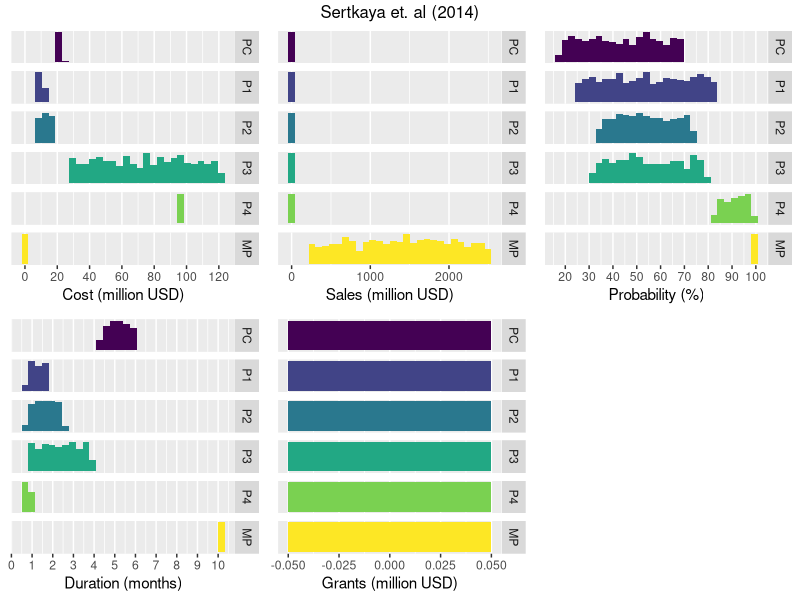
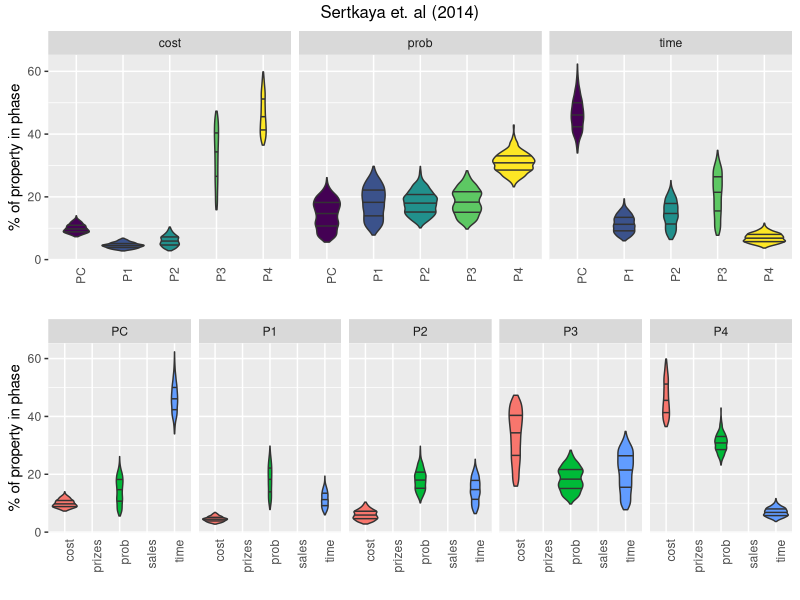
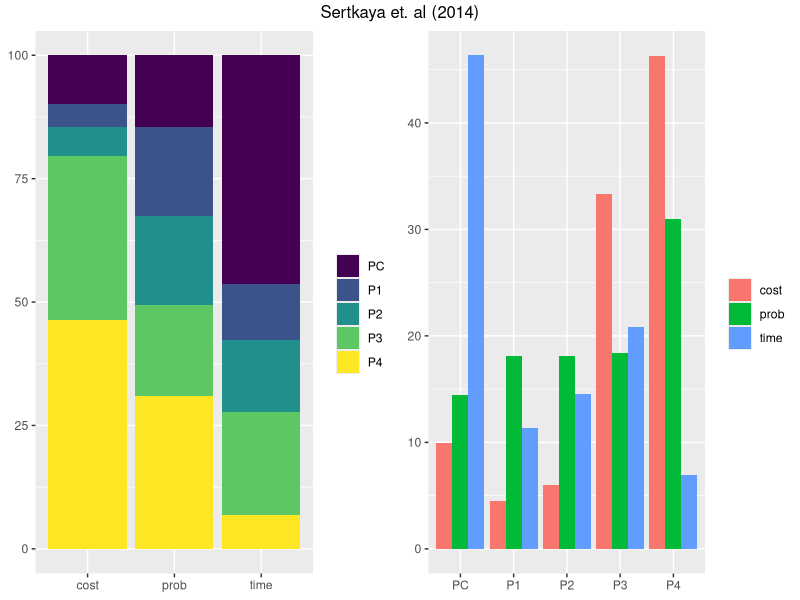
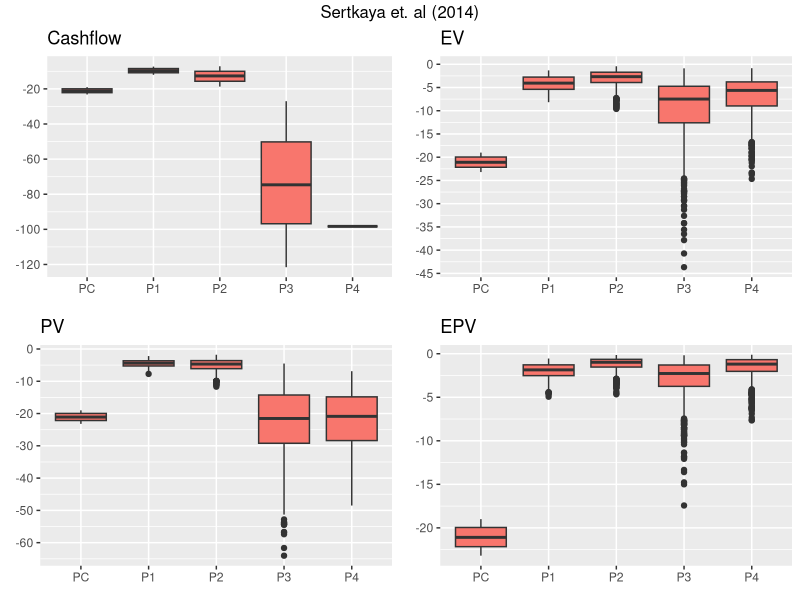
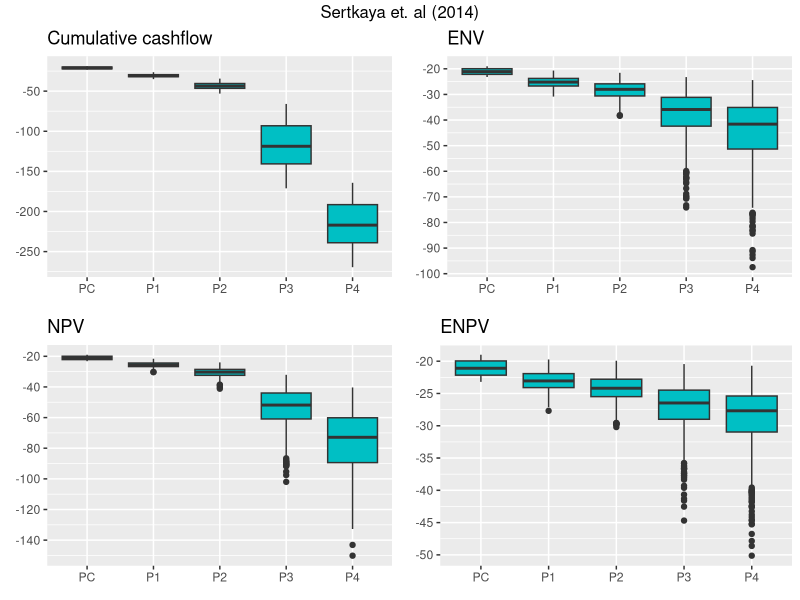
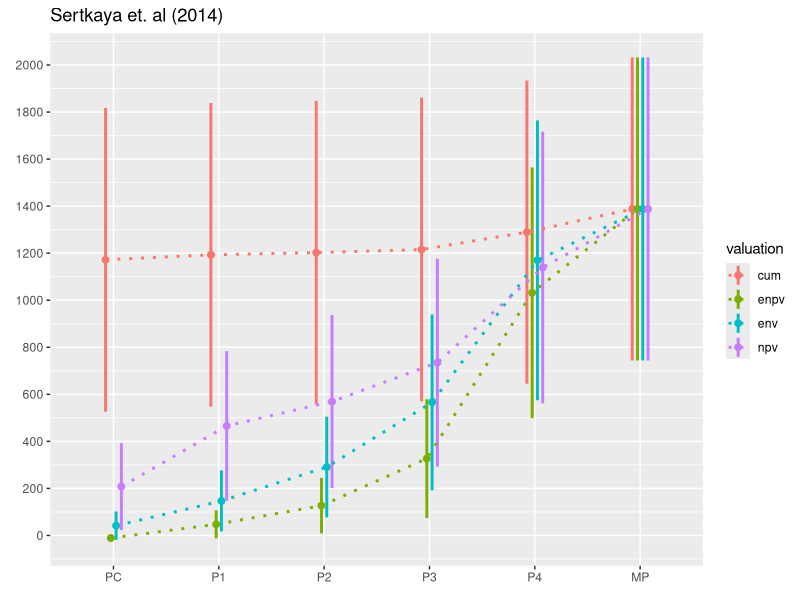
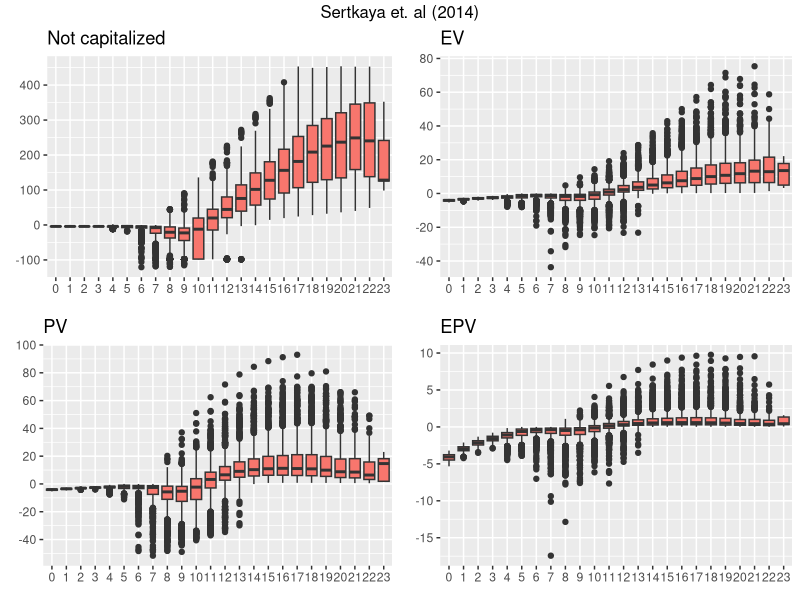
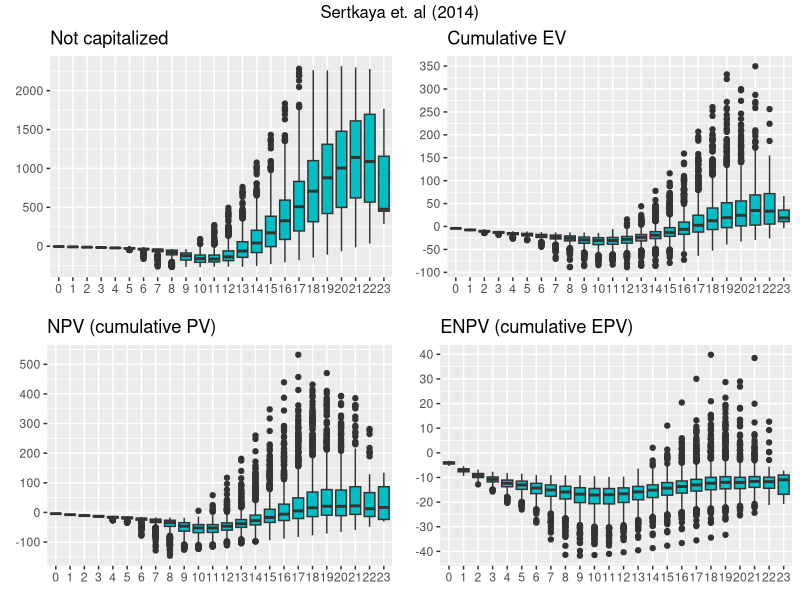

Write R code to recreate these figures, in order.
## ---- chunk 1
knitr::opts_chunk$set(cache=TRUE, collapse=TRUE)
## ---- chunk 2
library(tidyr)
library(dplyr)
library(ggplot2)
library(gridExtra)
## ---- chunk 3
N = 1000
## ---- chunk 4
# Same across all phases
discount_rate <- runif(N, 0.09, 0.24)

# Samples phases
pc <- data.frame(subject=1:N, phase=factor('PC'))
pc$time             <- runif(N, min=4.3, max=6)
pc$cost             <- runif(N, min=19, max=23.2)
pc$sales            <- rep(0, N)
pc$prizes           <- rep(0, N)
pc$prob             <- runif(N, min=0.175, max=0.69)
pc$discount_rate    <- discount_rate
p1 <- data.frame(subject=1:N, phase=factor('P1'))
p1$time             <- runif(N, min=0.75, max=1.8)
p1$prob             <- runif(N, min=0.25, max=0.837)
p1$cost             <- runif(N, min=7.3, max=12)
p1$sales            <- rep(0, N)
p1$prizes           <- rep(0, N)
p1$discount_rate    <- discount_rate
p2 <- data.frame(subject=1:N, phase=factor('P2'))
p2$time             <- runif(N, min=0.75, max=2.5)
p2$sales            <- rep(0, N)
p2$prizes           <- rep(0, N)
p2$cost             <- runif(N, min=7.12, max=18.72)
p2$prob             <- runif(N, min=0.34, max=0.74)
p2$discount_rate    <- discount_rate
p3 <- data.frame(subject=1:N, phase=factor('P3'))
p3$cost             <- runif(N, min=26.88, max=121.68)
p3$prob             <- runif(N, min=0.314, max=0.786)
p3$time             <- runif(N, min=0.83, max=3.9)
p3$sales            <- rep(0, N)
p3$prizes           <- rep(0, N)
p3$discount_rate    <- discount_rate
p4 <- data.frame(subject=1:N, phase=factor('P4'))
p4$time             <- runif(N, min=0.5, max=1.04)
p4$prob             <- runif(N, min=0.83, max=0.99)
p4$cost             <- rep(98.297168, N)
p4$sales            <- rep(0, N)
p4$prizes           <- rep(0, N)
p4$discount_rate    <- discount_rate
mp <- data.frame(subject=1:N, phase=factor('MP'))
mp$prob          <- 1
mp$cost          <- 0
mp$sales         <- runif(N, min=218, max=2500)
mp$prizes        <- 0
mp$time          <- 10
mp$discount_rate <- discount_rate

# Combine all phases into single dataset
sertkaya2014 <- rbind(pc, p1, p2, p3, p4, mp)

# Set source name
sertkaya2014$src <- 'Sertkaya et. al (2014)'
## ---- chunk 5
phases <- rbind(sertkaya2014)
## ---- chunk 6
# To avoid recomputing all the time we'll also store the names of the different sources.
sources <- unique(phases$src)
## ---- chunk 7
phase_names <- c('PC','P1','P2','P3','P4','MP')
phase_levels <- factor(phase_names, levels=phase_names, ordered=TRUE)
phases$phase <- factor(phases$phase, levels=phase_names, ordered=TRUE)
## ---- chunk 8
phases$intervention <- 'NONE'
## ---- chunk 9
for (curr in sources) {
  sub <- filter(phases, src == curr)
  p1 <- ggplot(sub, aes(cost, fill=phase)) +
    geom_histogram() +
    facet_grid(phase ~ ., scale='free_y') +
    theme(axis.title.y=element_blank(),
          axis.text.y=element_blank(),
          axis.ticks.y=element_blank(),
          panel.grid.minor.y=element_blank(),
          panel.grid.major.y=element_blank(),
          legend.position='none') +
    scale_x_continuous(breaks = scales::pretty_breaks(n = 8)) +
    xlab('Cost (million USD)')
  p2 <- ggplot(sub, aes(sales, fill=phase)) +
    geom_histogram() +
    facet_grid(phase ~ ., scale='free_y') +
    theme(axis.title.y=element_blank(),
          axis.text.y=element_blank(),
          axis.ticks.y=element_blank(),
          panel.grid.minor.y=element_blank(),
          panel.grid.major.y=element_blank(),
          legend.position='none') +
    xlab('Sales (million USD)')
  p5 <- ggplot(sub, aes(prizes, fill=phase)) +
    geom_histogram() +
    facet_grid(phase ~ ., scale='free_y') +
    theme(axis.title.y=element_blank(),
          axis.text.y=element_blank(),
          axis.ticks.y=element_blank(),
          panel.grid.minor.y=element_blank(),
          panel.grid.major.y=element_blank(),
          legend.position='none') +
    xlab('Grants (million USD)')
  p3 <- ggplot(sub, aes(prob*100, fill=phase)) +
    geom_histogram() +
    facet_grid(phase ~ ., scale='free_y') +
    theme(axis.title.y=element_blank(),
          axis.text.y=element_blank(),
          axis.ticks.y=element_blank(),
          panel.grid.minor.y=element_blank(),
          panel.grid.major.y=element_blank(),
          legend.position='none') +
    scale_x_continuous(breaks = scales::pretty_breaks(n = 10)) +
    xlab('Probability (%)')
  p4 <- ggplot(sub, aes(time, fill=phase)) +
    geom_histogram() +
    facet_grid(phase ~ ., scale='free_y') +
    theme(axis.title.y=element_blank(),
          axis.text.y=element_blank(),
          axis.ticks.y=element_blank(),
          panel.grid.minor.y=element_blank(),
          panel.grid.major.y=element_blank(),
          legend.position='none') +
    scale_x_continuous(breaks = scales::pretty_breaks(n = 8)) +
    xlab('Duration (months)')
  grid.arrange(p1, p2, p3, p4, p5, ncol=3, top=curr)
}
## ---- chunk 10
# Transform: phase properties to long from wide
phase_props <- sub %>%
  filter(phase != 'MP') %>%
  select(-intervention, -discount_rate) %>%
  gather(key='prop', value='value', -src, -subject, -phase) %>%
  group_by(src, subject, prop) %>%
  mutate(total = sum(value),
         ratio = value / total) # NOTE: will cause NaN if 0/0

for (curr in sources) {
  p1 <- phase_props %>%
    filter(src == curr) %>%
    filter(!is.na(ratio)) %>%
    ggplot(aes(x=phase,y=ratio*100, fill=phase)) +
    geom_violin(draw_quantiles=c(0.25, 0.5, 0.75)) +
    facet_grid(~ prop) +
    theme(axis.text.x = element_text(angle = 90, hjust = 1),
          axis.ticks.x=element_blank()) +
      ylab('% of property in phase') + xlab('') +
      guides(fill = FALSE)

  p2 <- phase_props %>%
    filter(src == curr) %>%
    ggplot(aes(x=prop,y=ratio*100, fill=prop)) +
    geom_violin(draw_quantiles=c(0.25, 0.5, 0.75)) +
    facet_grid(~ phase) +
    theme(axis.text.x = element_text(angle = 90, hjust = 1),
          axis.ticks.x=element_blank()) +
        ylab('% of property in phase') + xlab('') +
        guides(fill = FALSE)
}

grid.arrange(p1, p2, ncol=1, top=curr)
## ---- chunk 11
for (curr in sources) {
  phase_props_summary <- phase_props %>%
    filter(src == curr) %>%
    group_by(phase, prop) %>%
    summarise(ratio.mean = mean(ratio))

  p1 <- ggplot(filter(phase_props_summary, is.finite(ratio.mean)), aes(x=prop, y=ratio.mean * 100)) +
    geom_bar(stat='identity', aes(fill=phase), position='dodge') +
    ylab('Mean % of property in phase') +
    guides(fill = FALSE) +
    theme(axis.title.y=element_blank(), axis.title.x=element_blank())

  p2 <- ggplot(filter(phase_props_summary, is.finite(ratio.mean)), aes(x=prop, y=ratio.mean * 100)) +
    geom_bar(stat='identity', aes(fill=phase), position='stack') +
    labs(fill='') +
    theme(axis.title.y=element_blank(), axis.title.x=element_blank())

  p3 <- ggplot(filter(phase_props_summary, is.finite(ratio.mean)), aes(x=phase, y=ratio.mean * 100)) +
    geom_bar(stat='identity', aes(fill=prop), position='dodge') +
    labs(fill='') +
    ylab('Mean % of property in phase') +
    theme(axis.title.y=element_blank(), axis.title.x=element_blank())

  grid.arrange(p2, p3, ncol=2, top=curr)
}
## ---- chunk 12
phase_based_valuation <- function(phases) {
  result <- tibble()
  for (from in phase_levels) {
    rows <- phases %>%
      filter(phase >= from) %>%
      group_by(src, intervention, subject) %>%
      arrange(src, intervention, subject, phase) %>%
      mutate(from = factor(from, levels=phase_names, ordered=TRUE),
             time_to = cumsum(time) - time,
             cum_prob = cumprod(prob),
             prob_to = cum_prob / prob,
             # cashflows
             cashflow = sales + prizes - cost,
             ev = cashflow * prob_to,
             pv = cashflow / ((1 + discount_rate) ^ time_to),
             epv = pv * prob_to,
             # cumulatives
             cum_cashflow = cumsum(cashflow),
             env = cumsum(ev),
             npv = cumsum(pv),
             enpv = cumsum(epv),
      )
      result <- bind_rows(result, rows)
  }
  result
}
## ---- chunk 13
phases_from_phases <- phase_based_valuation(phases)
## ---- chunk 14
for (curr in sources) {
  for (ph in c('PC')) {
    sub <- filter(phases_from_phases,
                  from == ph & src == curr & phase != 'MP')
    p1 <- ggplot(sub, aes(phase, cashflow)) +
      scale_y_continuous(breaks = scales::pretty_breaks(n = 8)) +
      ggtitle('Cashflow') +
      xlab(element_blank()) + ylab(element_blank()) +
      geom_boxplot(fill='#f8766d')
    p2 <- ggplot(sub, aes(phase, ev)) +
      scale_y_continuous(breaks = scales::pretty_breaks(n = 8)) +
      ggtitle('EV') +
      xlab(element_blank()) + ylab(element_blank()) +
      geom_boxplot(fill='#f8766d')
    p3 <- ggplot(sub, aes(phase, pv)) +
      scale_y_continuous(breaks = scales::pretty_breaks(n = 8)) +
      ggtitle('PV') +
      xlab(element_blank()) + ylab(element_blank()) +
      geom_boxplot(fill='#f8766d')
    p4 <- ggplot(sub, aes(phase, epv)) +
      scale_y_continuous(breaks = scales::pretty_breaks(n = 8)) +
      ggtitle('EPV') +
      xlab(element_blank()) + ylab(element_blank()) +
      geom_boxplot(fill='#f8766d')
    grid.arrange(p1, p2, p3, p4, nrow=2, top=curr)
  }
}
## ---- chunk 15
for (curr in sources) {
  for (ph in c('PC')) {
    sub <- filter(phases_from_phases,
                  from == ph & src == curr & phase != 'MP')
    p1 <- ggplot(sub, aes(phase, cum_cashflow)) +
      scale_y_continuous(breaks = scales::pretty_breaks(n = 8)) +
      ggtitle('Cumulative cashflow') +
      xlab(element_blank()) + ylab(element_blank()) +
      geom_boxplot(fill='#00bfc4')
    p2 <- ggplot(sub, aes(phase, env)) +
      scale_y_continuous(breaks = scales::pretty_breaks(n = 8)) +
      ggtitle('ENV') +
      xlab(element_blank()) + ylab(element_blank()) +
      geom_boxplot(fill='#00bfc4')
    p3 <- ggplot(sub, aes(phase, npv)) +
      scale_y_continuous(breaks = scales::pretty_breaks(n = 8)) +
      ggtitle('NPV') +
      xlab(element_blank()) + ylab(element_blank()) +
      geom_boxplot(fill='#00bfc4')
    p4 <- ggplot(sub, aes(phase, enpv)) +
      scale_y_continuous(breaks = scales::pretty_breaks(n = 8)) +
      ggtitle('ENPV') +
      xlab(element_blank()) + ylab(element_blank()) +
      geom_boxplot(fill='#00bfc4')
    grid.arrange(p1, p2, p3, p4, nrow=2, top=curr)
  }
}
## ---- chunk 16
# TODO: Make sure this is a correct calculation!
final_value_phasewise <- phases_from_phases %>%
  group_by(src, subject, from) %>%
  filter(phase == max(phase)) %>%
  summarise(cum = tail(cum_cashflow, n=1),
            env = tail(env, n=1),
            npv = tail(npv, n=1),
            enpv = tail(enpv, n=1))

final_value_phasewise_long <- final_value_phasewise %>%
  gather('valuation', 'value', cum, env, npv, enpv)

final_value_phasewise_long_summary <- final_value_phasewise_long %>%
  group_by(src, from, valuation) %>%
  summarize(median = median(value),
            mean = mean(value),
            sd   = sd(value),
            min  = min(value),
            max  = max(value))
## ---- chunk 17
for (curr in sources) {
  pos <- position_dodge(0.2)
  print(final_value_phasewise_long_summary %>%
        filter(src == curr) %>%
        ggplot(aes(from, mean, color=valuation, group=valuation)) +
        geom_linerange(aes(ymin=mean-sd, ymax=mean+sd), position=pos, size=1) +
        geom_line(position=pos, size=1, linetype='dotted') +
        geom_point(position=pos, size=2) +
        scale_y_continuous(breaks = scales::pretty_breaks(n = 10)) +
        xlab(element_blank()) + ylab(element_blank()) +
        ggtitle(curr))
  # ALTERNATIVE:
  # final_value_phasewise_long %>%
  #   filter(from != 'MP' & src == curr) %>%
  #   ggplot(aes(from, value, fill=valuation)) +
  #   geom_boxplot()
}
## ---- chunk 18
sub <- final_value_phasewise_long_summary %>%
  ungroup %>%
  filter(from=='PC') %>%
  select(-from)
knitr::kable(sub)
## ---- chunk 19
#' Converts a data set in phase-form to year-form.
#'
#' @param phases Dataframe in phase-form.
#' @return Dataframe in year-form
to_years <- function (phases) {

  # Convert phases to ordered factor
  phases$phase <- factor(phases$phase, levels=phase_levels, ordered=TRUE)

  # Add timestamps to every observation
  phases <- phases %>%
    group_by(src, intervention, subject) %>%
    arrange(src, intervention, subject, phase) %>%
    mutate(t = cumsum(time) - time)

  # Compute cost steps
  phases$cost_step <- (phases$cost / phases$time)
  phases$cost_remainder <- phases$cost - phases$cost_step * floor(phases$time)

  # Compute prob steps
  phases$prob_step <- phases$prob ^ (1 / phases$time)
  phases$prob_remainder <- phases$prob / (phases$prob_step ^ floor(phases$time))

  # Compute sales slopes
  phases$sales_slope <- (phases$sales * 2 / (phases$time + 1)) / phases$time

  # Transform: To cashflows over time (phase yearly)
  phase_years <- tibble()
  for (x in 1:ceiling(max(phases$time) + 1)) {

    # Compute step-based properties
    whole_step <- x <= phases$time
    cost <- ifelse(whole_step, phases$cost_step, phases$cost_remainder)
    sales <- ifelse(whole_step, phases$sales_slope * x, 0)
    prob <- ifelse(whole_step, phases$prob_step, phases$prob_remainder)
    prizes <- if (x == 1) phases$prizes else 0 # Immediate lump-sum

    # Make tibble
    has_decimals <- phases$time - floor(phases$time) != 0
    part_of_phase <- x <= phases$time | (x <= phases$time + 1 & has_decimals)
    year <- tibble(part_of_phase,
                   src = phases$src,
                   intervention = phases$intervention,
                   subject = phases$subject,
                   phase_year = x,
                   t = phases$t + x - 1,
                   phase = phases$phase,
                   cost,
                   sales,
                   prizes,
                   prob,
                   time = phases$time,
                   discount_rate = phases$discount_rate
                   ) %>%
    filter(x <= time | (x <= time + 1 & has_decimals)) %>% # Only years in phase
    select(-c('part_of_phase')) # Remove temporary column

    # Append
    phase_years <- bind_rows(phase_years, year)
  }

  phase_years
}
## ---- chunk 20
years <- to_years(phases)
## ---- chunk 21
# TODO: Maybe this code should be included? At least explained!
# Transform: Phase years from different phases
years_from_phases <- tibble()
for (from in phase_levels) {
  pyfp <- years %>%
    filter(phase >= from) %>%
    group_by(src, subject, intervention) %>%
    arrange(t) %>%
    mutate(from          = factor(from, levels=phase_levels, ordered=TRUE),
           time_to       = t - min(t),
           cashflow      = sales + prizes - cost,
           revenue       = sales + prizes,
           cum_cost      = cumsum(cost),
           cum_revenue   = cumsum(revenue),
           cum_cashflow  = cum_revenue - cum_cost,
           rem_prob      = prod(prob) / cumprod(prob) * prob,
           cum_prob      = cumprod(prob),
           prob_to       = cum_prob / prob,
           # cost
           cost_ev         = cost * prob_to, # TODO:ok?
           cost_env     = cumsum(cost_ev),
           cost_pv         = cost / ((1 + discount_rate) ^ time_to),
           cost_epv        = (cost / ((1 + discount_rate) ^ time_to)) * prob_to,
           cost_npv        = cumsum(cost_pv),
           cost_enpv       = cumsum(cost_epv), # TODO:ok?
           # revenue
           revenue_ev      = revenue * prob_to, # TODO:ok?
           revenue_env  = cumsum(revenue_ev),
           revenue_pv      = revenue / ((1 + discount_rate) ^ time_to),
           revenue_epv     = (revenue / ((1 + discount_rate) ^ time_to)) * prob_to,
           revenue_npv     = cumsum(revenue_pv),
           revenue_enpv    = cumsum(revenue_epv), # TODO:ok?
           # cashflow
           cashflow_ev     = revenue_ev - cost_ev,
           cashflow_env = revenue_env - cost_env,
           cashflow_pv     = revenue_pv - cost_pv,
           cashflow_epv    = revenue_epv - cost_epv,
           cashflow_npv    = revenue_npv - cost_npv,
           cashflow_enpv   = revenue_enpv - cost_enpv,
           # year
           year            = floor(time_to)
           )
  years_from_phases <- bind_rows(years_from_phases, pyfp)
}
## ---- chunk 22
for (curr in sources) {
  for (ph in c('PC')) {
    sub <- filter(years_from_phases, from == ph & src == curr)
    p1 <- ggplot(sub, aes(as.factor(year), cashflow)) +
      scale_y_continuous(breaks = scales::pretty_breaks(n = 8)) +
      ggtitle('Not capitalized') +
      xlab(element_blank()) + ylab(element_blank()) +
      geom_boxplot(fill='#f8766d')
    p2 <- ggplot(sub, aes(as.factor(year), cashflow_ev)) +
      scale_y_continuous(breaks = scales::pretty_breaks(n = 8)) +
      ggtitle('EV') +
      xlab(element_blank()) + ylab(element_blank()) +
      geom_boxplot(fill='#f8766d')
    p3 <- ggplot(sub, aes(as.factor(year), cashflow_pv)) +
      scale_y_continuous(breaks = scales::pretty_breaks(n = 8)) +
      ggtitle('PV') +
      xlab(element_blank()) + ylab(element_blank()) +
      geom_boxplot(fill='#f8766d')
    p4 <- ggplot(sub, aes(as.factor(year), cashflow_epv)) +
      scale_y_continuous(breaks = scales::pretty_breaks(n = 8)) +
      ggtitle('EPV') +
      xlab(element_blank()) + ylab(element_blank()) +
      geom_boxplot(fill='#f8766d')
    grid.arrange(p1, p2, p3, p4, nrow=2, top=curr)
  }
}
## ---- chunk 23
for (curr in sources) {
  for (ph in c('PC')) {
    sub <- filter(years_from_phases, from == ph & src == curr)
    p5 <- ggplot(sub, aes(as.factor(year), cum_cashflow)) +
      scale_y_continuous(breaks = scales::pretty_breaks(n = 8)) +
      ggtitle('Not capitalized') +
      xlab(element_blank()) + ylab(element_blank()) +
      geom_boxplot(fill='#00bfc4')
    p6 <- ggplot(sub, aes(as.factor(year), cashflow_env)) +
      scale_y_continuous(breaks = scales::pretty_breaks(n = 8)) +
      ggtitle('Cumulative EV') +
      xlab(element_blank()) + ylab(element_blank()) +
      geom_boxplot(fill='#00bfc4')
    p7 <- ggplot(sub, aes(as.factor(year), cashflow_npv)) +
      scale_y_continuous(breaks = scales::pretty_breaks(n = 8)) +
      ggtitle('NPV (cumulative PV)') +
      xlab(element_blank()) + ylab(element_blank()) +
      geom_boxplot(fill='#00bfc4')
    p8 <- ggplot(sub, aes(as.factor(year), cashflow_enpv)) +
      scale_y_continuous(breaks = scales::pretty_breaks(n = 8)) +
      ggtitle('ENPV (cumulative EPV)') +
      xlab(element_blank()) + ylab(element_blank()) +
      geom_boxplot(fill='#00bfc4')
    grid.arrange(p5, p6, p7, p8, nrow=2, top=curr)
  }
}
## ---- chunk 24
# TODO: Should be included somehow?
# Summarize: phase years from phases
years_from_phases_summary <- years_from_phases %>%
  group_by(src, intervention, year, from) %>%
  summarize(cum_mean  = mean(cum_cashflow),
            env_mean  = mean(cashflow_env),
            npv_mean  = mean(cashflow_npv),
            enpv_mean = mean(cashflow_enpv))

# Transform: Compute final year npv values (from phases)
# TODO: Not sure if final year is NPV is becoming skewed by zero cashflow years
# in the end. It seems to me that it shouldn't be a problem but: make some
# calculations to ensure that this is definitely not a problem!
final_year_from_phases <- years_from_phases %>%
  group_by(src, subject, from) %>%
  filter(year == max(year)) %>%
  summarise(npv    = tail(cashflow_npv, n=1),
            enpv   = tail(cashflow_enpv, n=1),
            cum    = tail(cum_cashflow, n=1),
            env = tail(cashflow_env, n=1),
            )

final_year_from_phases_long <- final_year_from_phases %>%
  gather('valuation', 'value', cum, env, npv, enpv)

final_year_from_phases_long_summary <- final_year_from_phases_long %>%
  group_by(src, from, valuation) %>%
  summarize(median = median(value),
            mean = mean(value),
            sd   = sd(value),
            min  = min(value),
            max  = max(value))
## ---- chunk 25
for (curr in sources) {
  pos <- position_dodge(0.2)
  print(final_year_from_phases_long_summary %>%
        filter(src == curr) %>%
        ggplot(aes(from, mean, color=valuation, group=valuation)) +
        geom_linerange(aes(ymin=mean-sd, ymax=mean+sd), position=pos, size=1) +
        geom_line(position=pos, size=1, linetype='dotted') +
        geom_point(position=pos, size=2) +
        scale_y_continuous(breaks = scales::pretty_breaks(n = 10)) +
        xlab(element_blank()) + ylab(element_blank()) +
        ggtitle(curr))
}
## ---- chunk 26
sub <- final_year_from_phases_long_summary %>%
  ungroup %>%
  filter(from=='PC') %>%
  select(-from)
knitr::kable(sub)
## ---- chunk 27
pwise <- final_value_phasewise_long
ywise <- final_year_from_phases_long
pwise$method <- 'Phase-based'
ywise$method <- 'Year-based'
both <- bind_rows(pwise, ywise)
for (src in sources) {
  p <- both %>%
    ggplot(aes(from, value, fill=method)) +
    geom_boxplot() +
    ylab(element_blank()) +
    xlab(element_blank()) +
    facet_wrap(valuation ~ ., ncol=2, scale='free_y') +
    ggtitle(src)
  print(p)
}
## ---- chunk 28
for (curr in sources) {
  p <- both %>%
    filter(src == curr & from == 'PC') %>%
    ggplot(aes(method, value, fill=method)) +
    geom_boxplot() +
    ylab(element_blank()) +
    xlab(element_blank()) +
    facet_wrap(valuation ~ ., ncol=4, scale='free_y') +
    theme(legend.position = 'none') +
    ggtitle(src)
  print(p)
}
## ---- chunk 29
# TODO: Use the phrases valuation metric and valuation method to differentiate
# whether we're talking about NPV/ENPV or phase-based/year-based.
for (curr in sources) {
  p <- both %>%
    filter(src == curr) %>%
    filter(valuation != 'cum' & valuation != 'env') %>%
    ggplot(aes(method, value, fill=method)) +
    geom_boxplot() +
    #facet_grid(cols=vars(from), rows=vars(valuation), scales='free_y') +
    facet_wrap(valuation ~ from, scales='free', ncol=6) +
    ylab(element_blank()) +
    xlab(element_blank()) +
    theme(axis.text.x=element_blank(),
          axis.ticks.x=element_blank()) +
    ggtitle(src)
  print(p)
}
## ---- chunk 30
log10_sample <- function (min, max, magnitude_min, magnitude_max) {
  runif(N, min, max) * (10 ^ runif(N, magnitude_min, magnitude_max))
}

intervene <- function (phases, target_phase, intervention_name) {
  data.frame(phases) %>%
    mutate(intervention = intervention_name,
           prizes = ifelse(phase == target_phase,
                           log10_sample(1, 9, 1, 3),
                           prizes))
}
## ---- chunk 31
intervened <- rbind(phases,
  intervene(phases, 'P1', 'P1ER'),
  intervene(phases, 'P2', 'P2ER'),
  intervene(phases, 'P3', 'P3ER'),
  intervene(phases, 'P4', 'P4ER'),
  intervene(phases, 'MP', 'PDMER'))
## ---- chunk 32
print(intervened %>%
      filter(prizes > 0) %>%
      ggplot(aes(prizes, fill=phase)) +
      geom_histogram() +
      theme(axis.title.y=element_blank()) +
      facet_wrap(interaction(intervention, phase)~., ncol=3) +
      guides(fill = FALSE))
## ---- chunk 33
valuations <-
  to_years(intervened) %>%
  rename(discount_rate_priv = discount_rate) %>%

  # Add public discount rate
  group_by(subject) %>%
  mutate(discount_rate_publ = runif(1, min=0.035, max=0.045)) %>%
  ungroup %>%

  arrange(t) %>%
  group_by(src, subject, intervention) %>%
  mutate(
         intervention_size = sum(prizes),
         cashflow  = sales + prizes - cost,
         prob_to   = cumprod(prob) / prob, # TODO: Is this correct?
         enpv_priv = cumsum((cashflow / ((1 + discount_rate_priv) ^ t)) * prob_to),
         enpv_publ = cumsum((-cost / ((1 + discount_rate_publ) ^ t)) * prob_to),
         enpv_benf = cumsum((-prizes / ((1 + discount_rate_publ) ^ t)) * prob_to),
         ) %>%
  select(-prob_to)

finals <- valuations %>%
  arrange(t) %>%
  group_by(src, subject, intervention) %>%
  summarise(
         prizes    = sum(prizes),
         enpv_priv = tail(enpv_priv, n=1),
         enpv_publ = tail(enpv_publ, n=1),
         enpv_benf = tail(enpv_benf, n=1)
         )
## ---- chunk 34
benf_higher <- filter(finals, enpv_benf > enpv_publ)
## ---- chunk 35
for (curr in sources) {
  print(finals %>%
    filter(src == curr & intervention != 'NONE') %>%
    ggplot(aes(prizes, enpv_priv, color=intervention)) +
    geom_point() +
    geom_smooth(method='lm', se=FALSE, color='black') +
    facet_wrap(. ~ intervention, ncol=3) +
    #coord_cartesian(xlim = c(0, 3000), ylim = c(-25, 20000)) +
    xlab('Prize') +
    ylab('Private ENPV') +
    theme(legend.position = 'none') +
    ggtitle(curr)
  )
}

print(finals %>%
  filter(intervention != 'NONE') %>%
  ggplot(aes(prizes, enpv_priv, color=intervention)) +
  geom_smooth(method='lm', se=FALSE) +
  #geom_point(alpha=0.5) +
  facet_wrap(. ~ src, ncol=3) +
  #coord_cartesian(xlim = c(0, 3000), ylim = c(-25, 20000)) +
  xlab('Prize') +
  ylab('Private ENPV')
)
## ---- chunk 36
finals %>%
  ggplot(aes(prizes, -enpv_benf, color=intervention)) +
  geom_point() +
  geom_smooth(method='lm', se=FALSE) +
  facet_wrap(. ~ src, ncol=3) +
  scale_x_continuous(trans = 'log',
                     breaks = c(1 %o% 10^(0:4)),
                     minor_breaks = c(1:9 %o% 10^(0:4))) +
  scale_y_continuous(trans = 'log',
                     breaks = c(1 %o% 10^(0:3)),
                     minor_breaks = c(1:9 %o% 10^(0:3))) +
  xlab('Prize (log)') + ylab('-Benefactor ENPV')
## ---- chunk 37
ggplot(finals, aes(y=enpv_priv, x=-enpv_benf, color=intervention)) +
  geom_point() +
  facet_wrap(. ~ src, ncol=3) +
  geom_smooth(method='lm', se=FALSE) +
  coord_cartesian(xlim = c(0, 500), ylim = c(-25, 200)) +
  ylab('Private ENPV') + xlab('-Benefactor ENPV')
## ---- chunk 38
finals$go <- factor(finals$enpv_priv >= 0, levels=c(TRUE, FALSE))
## ---- chunk 39
prize_model <- glm(data = finals,
             go ~ prizes * interaction(src, intervention),
             family = binomial(link='logit'))
finals$pred_go_prize <- predict(prize_model, type='response')
## ---- chunk 40
finals %>%
  ggplot(aes(prizes, (1-pred_go_prize)*100, color=intervention)) +
  geom_line() +
  scale_x_continuous(trans = 'log',
                     breaks = c(1 %o% 10^(0:4)),
                     minor_breaks = c(1:9 %o% 10^(0:4))) +
      xlab('Prize (log)') + ylab('Probability of go-decision') +
      facet_wrap(. ~ src, ncol=3)
## ---- chunk 41
benf_model <- glm(data=finals,
             go ~ enpv_benf * interaction(src, intervention),
             family=binomial(link='logit'))
finals$pred_go_benf <- predict(benf_model, type='response')
## ---- chunk 42
finals %>%
  ggplot(aes(-enpv_benf, (1-pred_go_benf)*100, color=intervention)) +
  geom_line() +
  scale_x_continuous(trans = 'log',
                     breaks = c(1 %o% 10^(0:4)),
                     minor_breaks = c(1:9 %o% 10^(0:4))) +
      xlab('-Benefactor ENPV (log)') + ylab('Probability of go-decision') +
      facet_wrap(. ~ src, ncol=3)
